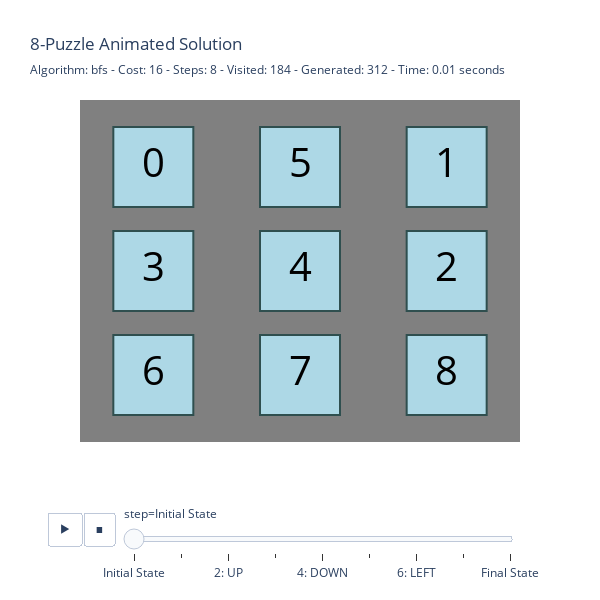

The code cell stored with this chart in its notebook:
### Code cell
animate_min_cost(exp1_results)

### Figure 1 — Plotly figure (JSON) as saved in the notebook; plotly's stock layout.template omitted (floating-point values rounded to 4 significant figures)
{"data": [{"hovertemplate": "step=Initial State<br>Column=%{x}<br>Row=%{y}<br>Value=%{text}<extra></extra>", "legendgroup": "", "marker": {"color": "lightblue", "line": {"color": "DarkSlateGrey", "width": 2}, "size": 80, "sizemode": "diameter", "symbol": "square"}, "mode": "markers+text", "name": "", "orientation": "v", "showlegend": false, "text": [0.0, 5.0, 1.0, 3.0, 4.0, 2.0, 6.0, 7.0, 8.0], "textfont": {"color": "black", "size": 40}, "textposition": "middle center", "type": "scatter", "x": [0, 1, 2, 0, 1, 2, 0, 1, 2], "xaxis": "x", "y": [0, 0, 0, 1, 1, 1, 2, 2, 2], "yaxis": "y"}], "layout": {"height": 600, "legend": {"tracegroupgap": 0}, "plot_bgcolor": "gray", "sliders": [{"active": 0, "currentvalue": {"prefix": "step="}, "len": 0.9, "pad": {"b": 10, "t": 60}, "steps": [{"args": [["Initial State"], {"frame": {"duration": 0, "redraw": false}, "fromcurrent": true, "mode": "immediate", "transition": {"duration": 0, "easing": "linear"}}], "label": "Initial State", "method": "animate"}, {"args": [["1: RIGHT"], {"frame": {"duration": 0, "redraw": false}, "fromcurrent": true, "mode": "immediate", "transition": {"duration": 0, "easing": "linear"}}], "label": "1: RIGHT", "method": "animate"}, {"args": [["2: UP"], {"frame": {"duration": 0, "redraw": false}, "fromcurrent": true, "mode": "immediate", "transition": {"duration": 0, "easing": "linear"}}], "label": "2: UP", "method": "animate"}, {"args": [["3: RIGHT"], {"frame": {"duration": 0, "redraw": false}, "fromcurrent": true, "mode": "immediate", "transition": {"duration": 0, "easing": "linear"}}], "label": "3: RIGHT", "method": "animate"}, {"args": [["4: DOWN"], {"frame": {"duration": 0, "redraw": false}, "fromcurrent": true, "mode": "immediate", "transition": {"duration": 0, "easing": "linear"}}], "label": "4: DOWN", "method": "animate"}, {"args": [["5: LEFT"], {"frame": {"duration": 0, "redraw": false}, "fromcurrent": true, "mode": "immediate", "transition": {"duration": 0, "easing": "linear"}}], "label": "5: LEFT", "method": "animate"}, {"args": [["6: LEFT"], {"frame": {"duration": 0, "redraw": false}, "fromcurrent": true, "mode": "immediate", "transition": {"duration": 0, "easing": "linear"}}], "label": "6: LEFT", "method": "animate"}, {"args": [["7: UP"], {"frame": {"duration": 0, "redraw": false}, "fromcurrent": true, "mode": "immediate", "transition": {"duration": 0, "easing": "linear"}}], "label": "7: UP", "method": "animate"}, {"args": [["Final State"], {"frame": {"duration": 0, "redraw": false}, "fromcurrent": true, "mode": "immediate", "transition": {"duration": 0, "easing": "linear"}}], "label": "Final State", "method": "animate"}], "x": 0.1, "xanchor": "left", "y": 0, "yanchor": "top"}], "title": {"subtitle": {"text": "Algorithm: bfs - Cost: 16 - Steps: 8 - Visited: 184 - Generated: 312 - Time: 0.01 seconds"}, "text": "8-Puzzle Animated Solution"}, "updatemenus": [{"buttons": [{"args": [null, {"frame": {"duration": 500, "redraw": false}, "fromcurrent": true, "mode": "immediate", "transition": {"duration": 250, "easing": "linear"}}], "label": "&#9654;", "method": "animate"}, {"args": [[null], {"frame": {"duration": 0, "redraw": false}, "fromcurrent": true, "mode": "immediate", "transition": {"duration": 0, "easing": "linear"}}], "label": "&#9724;", "method": "animate"}], "direction": "left", "pad": {"r": 10, "t": 70}, "showactive": false, "type": "buttons", "x": 0.1, "xanchor": "right", "y": 0, "yanchor": "top"}], "width": 600, "xaxis": {"anchor": "y", "domain": [0, 1], "range": [-0.5, 2.5], "showgrid": false, "showticklabels": false, "title": {}, "zeroline": false}, "yaxis": {"anchor": "x", "autorange": "reversed", "domain": [0, 1], "range": [-0.5, 2.5], "showgrid": false, "showticklabels": false, "title": {}, "zeroline": false}}}
